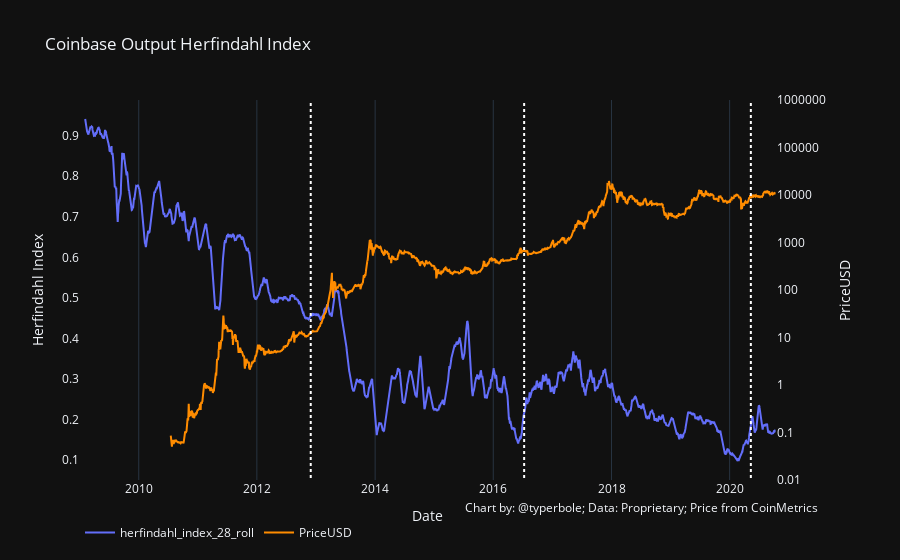

The notebook cell this image was saved under:
### Code cell
chart_utils.two_axis_chart(
    daily_data[:-28], x_series='date', 
    y1_series='herfindahl_index_28_roll',
    y2_series='PriceUSD',
    y2_series_axis_type='log', y2_series_axis_range=[-2, 6],
    x_axis_title='Date',
    y1_series_title='Herfindahl Index',
#     y1_series_axis_format='{:.2f}',
    title='Coinbase Output Herfindahl Index',
    data_source="Proprietary; Price from CoinMetrics",
    halving_lines=True
)

### Figure 1 — Plotly figure (JSON) as saved in the notebook; plotly's stock layout.template omitted (floating-point values rounded to 4 significant figures; data arrays with more than 128 entries replaced by an {"elided": "..."} marker saying what was removed)
{"data": [{"name": "herfindahl_index_28_roll", "type": "scatter", "x": {"elided": "4295 str values"}, "xaxis": "x", "y": {"elided": "4295 float values"}, "yaxis": "y"}, {"line": {"color": "darkorange"}, "name": "PriceUSD", "type": "scatter", "x": {"elided": "4295 str values"}, "xaxis": "x", "y": {"elided": "4295 float values"}, "yaxis": "y2"}, {"line": {"color": "white", "dash": "dot", "width": 2}, "mode": "lines", "showlegend": false, "type": "scatter", "x": ["2012-11-29", "2012-11-29"], "xaxis": "x", "y": [0, 1000000], "yaxis": "y2"}, {"line": {"color": "white", "dash": "dot", "width": 2}, "mode": "lines", "showlegend": false, "type": "scatter", "x": ["2016-07-10", "2016-07-10"], "xaxis": "x", "y": [0, 1000000], "yaxis": "y2"}, {"line": {"color": "white", "dash": "dot", "width": 2}, "mode": "lines", "showlegend": false, "type": "scatter", "x": ["2020-05-11", "2020-05-11"], "xaxis": "x", "y": [0, 1000000], "yaxis": "y2"}], "layout": {"annotations": [{"showarrow": false, "text": "Chart by: @typerbole; Data: Proprietary; Price from CoinMetrics", "x": 1, "xanchor": "right", "xref": "paper", "xshift": 0, "y": -0.1, "yanchor": "auto", "yref": "paper", "yshift": 0}], "legend": {"orientation": "h"}, "showlegend": true, "title": {"text": "Coinbase Output Herfindahl Index"}, "xaxis": {"anchor": "y", "domain": [0, 0.94], "title": {"text": "Date"}}, "yaxis": {"anchor": "x", "domain": [0, 1], "showgrid": false, "title": {"text": "Herfindahl Index"}, "type": "linear"}, "yaxis2": {"anchor": "x", "overlaying": "y", "range": [-2, 6], "showgrid": false, "side": "right", "tickformat": "${n},", "title": {"text": "PriceUSD"}, "type": "log"}}}
